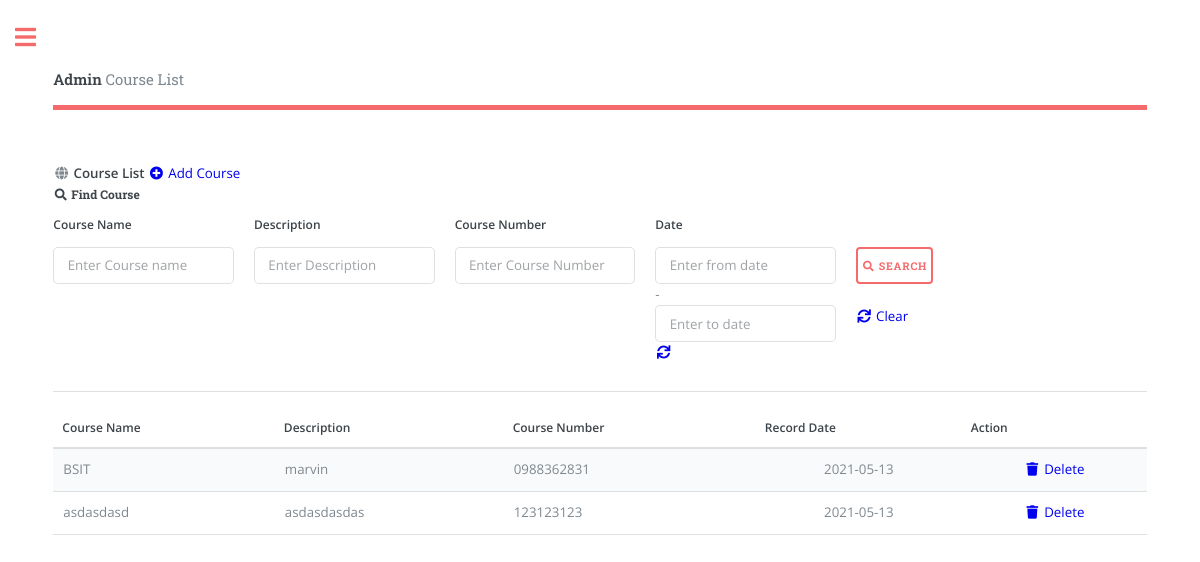
Screenshot of /Course/course_list.php with the database file from the repository.
### tables this page shows
CREATE TABLE adm_listCourse(
adm_lcID INT NOT NULL PRIMARY KEY AUTO_INCREMENT,
adm_lcNum VARCHAR(100) NOT NULL,
adm_lcCourseT TEXT NOT NULL, 
adm_lcCourseD TEXT NOT NULL,
`adm_CourseTD` timestamp NOT NULL DEFAULT current_timestamp() ON UPDATE current_timestamp()

);

### Course/include/Database.php (called while the page is built, shortened)
<?php
class Database{
    protected $pdo;
    public function __construct(\PDO $pdo)
    {
        $this->pdo = $pdo;
        $this->pdo->setAttribute(\PDO::ATTR_ERRMODE, \PDO::ERRMODE_EXCEPTION);
    }
    public function getAllRecords($tableName, $fields='*', $cond='', $orderBy='', $limit='')
    {
        $stmt = $this->pdo->prepare("SELECT $fields FROM $tableName WHERE 1 ".$cond." ".$orderBy." ".$limit);
        $stmt->execute();
        $rows = $stmt->fetchAll(PDO::FETCH_ASSOC);
        return $rows;
    }
}
?>

### Course/include/config.php (called while the page is built, shortened)
<?php
include_once('include/Database.php');
$dsn	= 	"mysql:dbname=".SS_DB_NAME.";host=".SS_DB_HOST."";
$pdo	=	"";
try {
	$pdo = new PDO($dsn, SS_DB_USER, SS_DB_PASSWORD);
}catch (PDOException $e) {
	echo "Connection failed: " . $e->getMessage();
}
$db 	=	new Database($pdo);
?>

### Course/course_list.php (the view, shortened to what this page needs)
<?php include_once('include/config.php');?>
<!DOCTYPE HTML>
<html>
	<head>
		<link rel="stylesheet" href="../assets/css/mainAdmin.css" />
	</head>
	<body class="is-preload">
			<div id="wrapper">
					<div id="main">
						<div class="inner">
								<header id="header">
									<a href="" class="logo"><strong>Admin </strong>Course List</a>
								</header>
								<section id="banner">
									<div class="content">
<?php
	$condition	=	'';
	$userData	=	$db->getAllRecords('adm_listcourse','*',$condition,'ORDER BY adm_lcID DESC');
	?>
   	<div class="container">
		<div class="card">
			<div class="card-header"><i class="fa fa-fw fa-globe"></i> <strong>Course List</strong> <a href="add_Course.php" class="float-right btn btn-dark btn-sm"><i class="fa fa-fw fa-plus-circle"></i> Add Course</a></div>
			<div class="card-body">
				<div class="col-sm-12">
					<h5 class="card-title"><i class="fa fa-fw fa-search"></i> Find Course</h5>
					<form method="get">
						<div class="row">
							<div class="col-sm-2">
								<div class="form-group">
									<label>Course Name</label>
									<input type="text" name="adm_lcCourseT" id="adm_lcCourseT" class="form-control" value="<?php echo isset($_REQUEST['adm_lcCourseT'])?$_REQUEST['adm_lcCourseT']:''?>" placeholder="Enter Course name">
								</div>
							</div>
							<div class="col-sm-2">
								<div class="form-group">
									<label>Description</label>
									<input type="text" name="adm_lcCourseD" id="adm_lcCourseD" class="form-control" value="<?php echo isset($_REQUEST['adm_lcCourseD'])?$_REQUEST['adm_lcCourseD']:''?>" placeholder="Enter Description">
								</div>
							</div>
							<div class="col-sm-2">
								<div class="form-group">
									<label>Course Number</label>
									<input type="tel" name="adm_lcNum" id="adm_lcNum" class="form-control" value="<?php echo isset($_REQUEST['adm_lcNum'])?$_REQUEST['adm_lcNum']:''?>" placeholder="Enter Course Number">
								</div>
							</div>
							<div class="col-sm-4">
								<div class="form-group">
									<label>Date</label>
									<div class="input-group">
										<input type="text" class="fromDate form-control hasDatepicker" name="df" id="df" value="" placeholder="Enter from date">
										<div class="input-group-prepend"><span class="input-group-text">-</span></div>
										<input type="text" class="toDate form-control hasDatepicker" name="adm_CourseTD" id="adm_CourseTD" value="" placeholder="Enter to date">
										<div class="input-group-append"><span class="input-group-text"><a href="javascript:;" onclick="$('#df,#adm_CourseTD').val('');"><i class="fa fa-fw fa-sync"></i></a></span></div>
									</div>
								</div>
							</div>
							<div class="col-sm-2">
								<div class="form-group">
									<label>&nbsp;</label>
									<div>
										<button type="submit" name="submit" value="search" ><i class="fa fa-fw fa-search"></i> Search</button>
										<br>
										<br>
										<a href="<?php echo $_SERVER['PHP_SELF'];?>" ><i class="fa fa-fw fa-sync"></i> Clear</a>
									</div>
								</div>
							</div>
						</div>
					</form>
				</div>
			</div>
		</div>
		<hr>
		<div>
			<table class="table table-striped table-bordered">
				<thead>
					<tr>
						<th>Course Name</th>
						<th>Description</th>
						<th>Course Number</th>
						<th class="text-center">Record Date</th>
						<th class="text-center">Action</th>
					</tr>
				</thead>
				<tbody>
					<?php
					if(count($userData)>0){
						foreach($userData as $val){
					?>
					<tr>
						<td><?php echo $val['adm_lcCourseT'];?></td>
						<td><?php echo $val['adm_lcCourseD'];?></td>
						<td><?php echo $val['adm_lcNum'];?></td>
						<td align="center"><?php echo date('Y-m-d',strtotime($val['adm_CourseTD']));?></td>
						<td align="center">
							<a href="delete.php?delId=<?php echo $val['adm_lcID'];?>" class="text-danger" onClick="return confirm('Are you sure to delete this user?');"><i class="fa fa-fw fa-trash"></i> Delete</a>
						</td>
					</tr>
					<?php
						}
					}else{
					?>
					<tr><td colspan="6" align="center">No Record(s) Found!</td></tr>
					<?php } ?>
				</tbody>
			</table>
		</div>
	</div>
									</div>
								</section>
						</div>
					</div>
			</div>
	</body>
</html>

### Course/course_list.php (style rules this page uses)
a { text-decoration: none; }

### rows the page displays
adm_listcourse: adm_lcCourseT "BSIT", adm_lcCourseD "marvin", adm_lcNum "0988362831", adm_CourseTD "2021-05-13"
adm_listcourse: adm_lcCourseT "asdasdasd", adm_lcCourseD "asdasdasdas", adm_lcNum "123123123", adm_CourseTD "2021-05-13"
